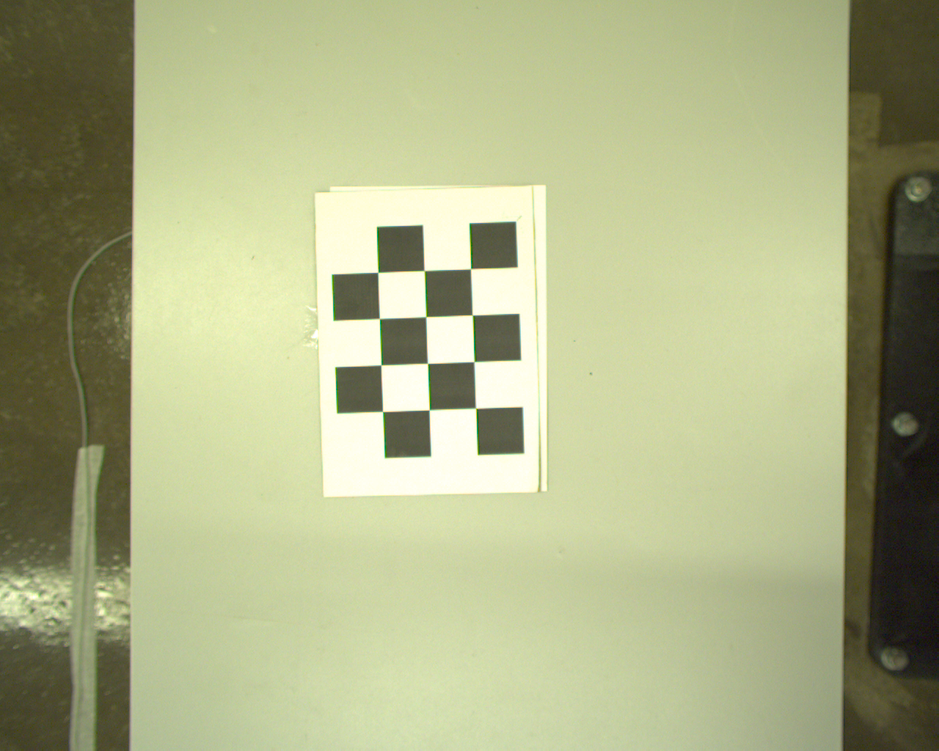
#> input picture dataFromRealCamera/clear.bmp, 939 x 751 px, shrunk from 1280 x 1024 before the run
$ python undist.py
#> lines starting #> are read from the running program, lines starting #| are printed output that depends on the picture
from distutils import core
import cv2
import numpy as np
import os
import glob
import json

def undistortionImage():
    images = glob.glob('clear.bmp')
    f = open('intrinsics0.json')
#> (reads dataFromRealCamera/intrinsics0.json from the repository)
    data = json.load(f)['intrinsics']
    K = np.array(data['K']).reshape(3,-1) # camera matrix
    dist = data['distortion'] # distortion coefficients
    i = 0
    for fname in images:
        i += 1
        img = cv2.imread(fname)
#> img is the input picture: shape (751, 939, 3); mean B, G, R 134.5, 176.2, 171.2
        gray = cv2.cvtColor(img,cv2.COLOR_BGR2GRAY)
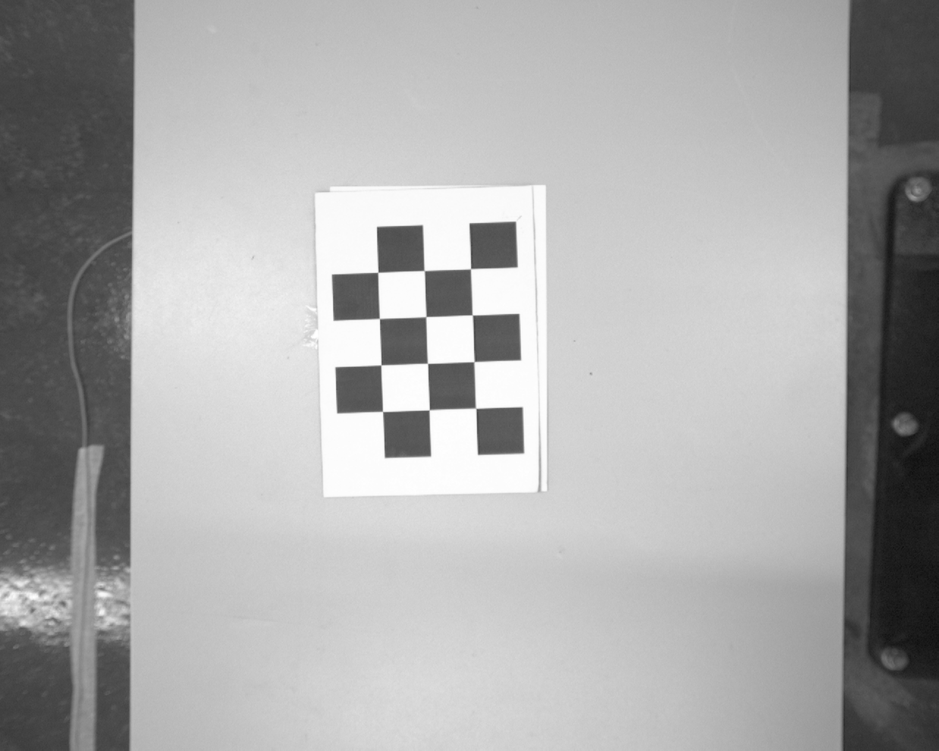
#> gray: shape (751, 939); min 14, max 255, mean 170
        dist= np.asarray(dist)
        undistorted_image = cv2.undistort(img, K, dist, None, K)
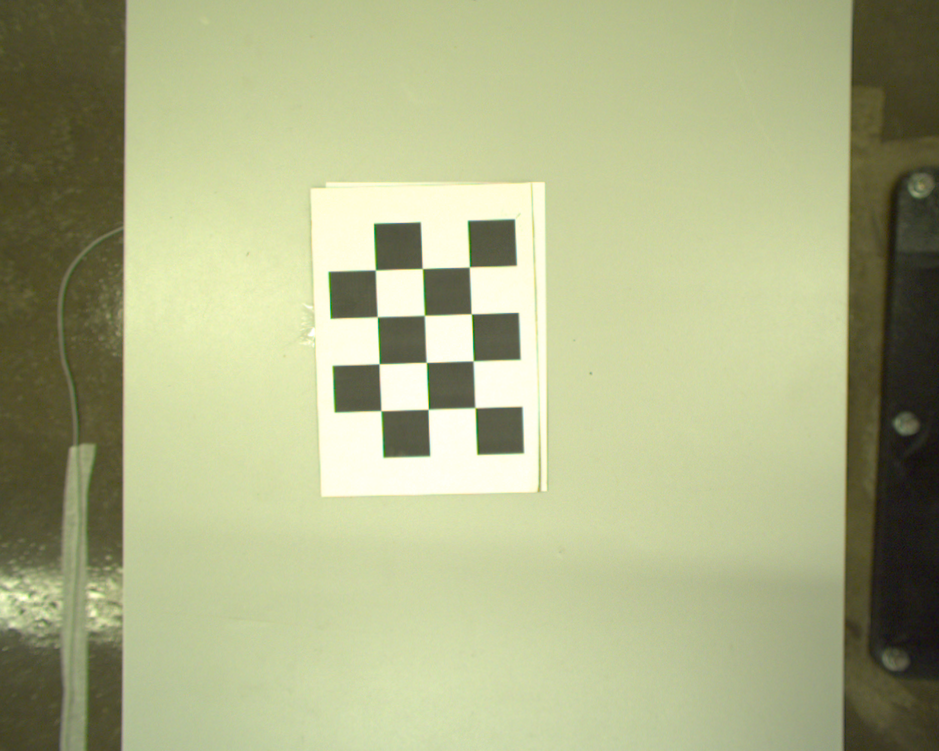
#> undistorted_image: shape (751, 939, 3); mean B, G, R 135.9, 177.8, 172.6
        cv2.imwrite("clear.png", undistorted_image)
        #cv2.imwrite("Undistort"+str(i)+".png", undistorted_image)
# [48 lines left out: function calibrateMy, not called in this run]
undistortionImage()
